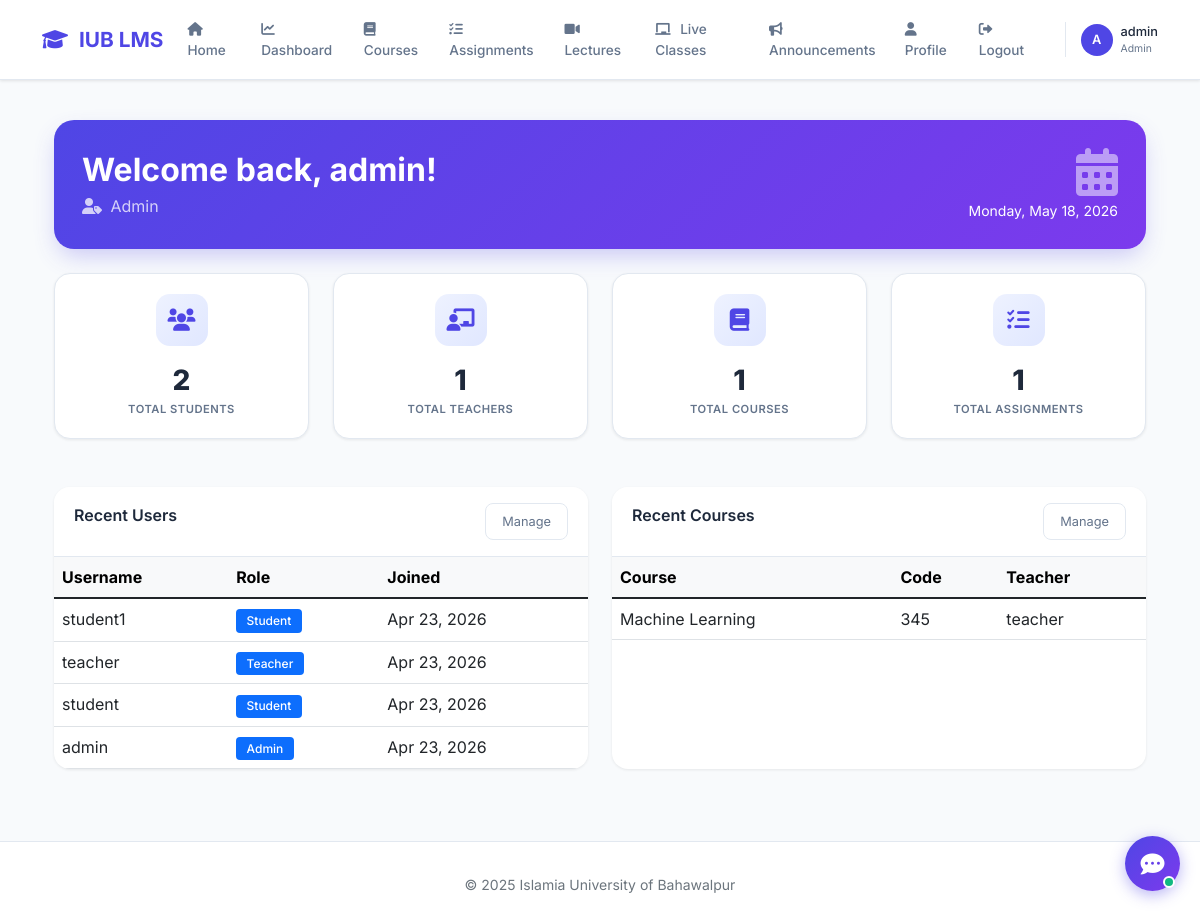
Page /dashboard/ (signed in) on the committed database.
### accounts/models.py (models this page shows, shortened)
class CustomUser(AbstractUser):
    ROLE_CHOICES = (
        ('admin', 'Admin'),
        ('teacher', 'Teacher'),
        ('student', 'Student'),
    )
    role = models.CharField(max_length=10, choices=ROLE_CHOICES, default='student')
    phone = models.CharField(max_length=15, blank=True)
    profile_pic = models.ImageField(upload_to='profile_pics/', blank=True, null=True)
    bio = models.TextField(max_length=500, blank=True)

### courses/models.py (models this page shows, shortened)
class Course(models.Model):
    course_id = models.CharField(max_length=20, unique=True)
    course_code = models.CharField(max_length=10)
    title = models.CharField(max_length=200)
    description = models.TextField()
    teacher = models.ForeignKey(settings.AUTH_USER_MODEL, on_delete=models.SET_NULL, null=True, limit_choices_to={'role': 'teacher'})
    students = models.ManyToManyField(settings.AUTH_USER_MODEL, related_name='enrolled_courses', blank=True, limit_choices_to={'role': 'student'})
    created_at = models.DateTimeField(auto_now_add=True)
    updated_at = models.DateTimeField(auto_now=True)
    is_active = models.BooleanField(default=True)

### core/views.py (the view, shortened to what this page needs)
# urls.py: path('dashboard/', views.dashboard, name='dashboard'),
@login_required
def dashboard(request):
    context = {}
    context['now'] = timezone.now()
    if request.user.role == 'admin':
        context.update({
            'total_students': CustomUser.objects.filter(role='student').count(),
            'total_teachers': CustomUser.objects.filter(role='teacher').count(),
            'total_courses': Course.objects.count(),
            'total_assignments': Assignment.objects.count(),
            'recent_users': CustomUser.objects.all().order_by('-date_joined')[:5],
            'recent_courses': Course.objects.all().order_by('-created_at')[:5],
        })
    return render(request, 'core/dashboard.html', context)

### templates/core/dashboard.html (shortened to what this page needs)
{% extends 'base.html' %}
{% load static %}
{% block content %}
<div class="container py-4">
    <div class="welcome-card mb-4">
        <div class="d-flex justify-content-between align-items-center flex-wrap">
            <div>
                <h2 class="fw-bold mb-1">Welcome back, {{ user.get_full_name|default:user.username }}!</h2>
                <p class="mb-0 opacity-75"><i class="fas fa-user-tag me-1"></i> {{ user.get_role_display }}</p>
            </div>
            <div class="mt-3 mt-sm-0 text-end">
                <i class="fas fa-calendar-alt fa-3x opacity-50"></i>
                <div class="small mt-1">{{ now|date:"l, F d, Y" }}</div>
            </div>
        </div>
    </div>
    {% if user.role == 'admin' %}
    <div class="row g-4 mb-5">
        <div class="col-md-3 col-sm-6">
            <div class="stat-card"><div class="stat-icon"><i class="fas fa-users"></i></div><div class="stat-number">{{ total_students|default:"0" }}</div><div class="stat-label">Total Students</div></div>
        </div>
        <div class="col-md-3 col-sm-6">
            <div class="stat-card"><div class="stat-icon"><i class="fas fa-chalkboard-user"></i></div><div class="stat-number">{{ total_teachers|default:"0" }}</div><div class="stat-label">Total Teachers</div></div>
        </div>
        <div class="col-md-3 col-sm-6">
            <div class="stat-card"><div class="stat-icon"><i class="fas fa-book"></i></div><div class="stat-number">{{ total_courses|default:"0" }}</div><div class="stat-label">Total Courses</div></div>
        </div>
        <div class="col-md-3 col-sm-6">
            <div class="stat-card"><div class="stat-icon"><i class="fas fa-tasks"></i></div><div class="stat-number">{{ total_assignments|default:"0" }}</div><div class="stat-label">Total Assignments</div></div>
        </div>
    </div>
    <div class="row g-4">
        <div class="col-md-6">
            <div class="card h-100">
                <div class="card-header">Recent Users <a href="{% url 'manage_students' %}" class="btn btn-sm btn-outline float-end">Manage</a></div>
                <div class="card-body p-0">
                    <div class="table-responsive">
                        <table class="table table-hover mb-0">
                            <thead class="table-light"><tr><th>Username</th><th>Role</th><th>Joined</th></tr></thead>
                            <tbody>{% for u in recent_users %}<tr><td>{{ u.username }}</td><td><span class="badge bg-primary">{{ u.get_role_display }}</span></td><td>{{ u.date_joined|date:"M d, Y" }}</td></tr>{% empty %}<tr><td colspan="3" class="text-center text-muted py-3">No users</td></tr>{% endfor %}</tbody>
                        </table>
                    </div>
                </div>
            </div>
        </div>
        <div class="col-md-6">
            <div class="card h-100">
                <div class="card-header">Recent Courses <a href="{% url 'course_list' %}" class="btn btn-sm btn-outline float-end">Manage</a></div>
                <div class="card-body p-0">
                    <div class="table-responsive">
                        <table class="table table-hover mb-0">
                            <thead class="table-light"><tr><th>Course</th><th>Code</th><th>Teacher</th></tr></thead>
                            <tbody>{% for course in recent_courses %}<tr><td>{{ course.title|truncatechars:30 }}</td><td>{{ course.course_code }}</td><td>{{ course.teacher.username|default:"-" }}</td></tr>{% empty %}<tr><td colspan="3" class="text-center text-muted py-3">No courses</td></tr>{% endfor %}</tbody>
                        </table>
                    </div>
                </div>
            </div>
        </div>
    </div>
    {% endif %}
</div>
{% endblock %}

### templates/base.html (shortened to what this page needs)
<!DOCTYPE html>
<html lang="en">
<head>
    <link href="https://cdn.jsdelivr.net/npm/bootstrap@5.1.3/dist/css/bootstrap.min.css" rel="stylesheet">
    <link rel="stylesheet" href="https://cdnjs.cloudflare.com/ajax/libs/font-awesome/6.0.0/css/all.min.css">
</head>
<body>
    {% if user.is_authenticated %}
    <nav class="navbar navbar-expand-lg">
        <div class="container">
            <a class="navbar-brand" href="{% url 'dashboard' %}">
                <i class="fas fa-graduation-cap"></i> IUB LMS
            </a>
            <div class="collapse navbar-collapse" id="navbarNav">
                <ul class="navbar-nav ms-auto">
                    <li class="nav-item"><a class="nav-link" href="{% url 'home' %}"><i class="fas fa-home"></i> Home</a></li>
                    <li class="nav-item"><a class="nav-link" href="{% url 'dashboard' %}"><i class="fas fa-chart-line"></i> Dashboard</a></li>
                    <li class="nav-item"><a class="nav-link" href="{% url 'course_list' %}"><i class="fas fa-book"></i> Courses</a></li>
                    <li class="nav-item"><a class="nav-link" href="{% url 'assignment_list' %}"><i class="fas fa-tasks"></i> Assignments</a></li>
                    <li class="nav-item"><a class="nav-link" href="{% url 'lecture_list_all' %}"><i class="fas fa-video"></i> Lectures</a></li>
                    <li class="nav-item"><a class="nav-link" href="{% url 'live_class_list_all' %}"><i class="fas fa-chalkboard"></i> Live Classes</a></li>
                    <li class="nav-item"><a class="nav-link" href="{% url 'announcements' %}"><i class="fas fa-bullhorn"></i> Announcements</a></li>
                    <li class="nav-item"><a class="nav-link" href="{% url 'profile' %}"><i class="fas fa-user"></i> Profile</a></li>
                    <li class="nav-item"><a class="nav-link" href="{% url 'logout' %}"><i class="fas fa-sign-out-alt"></i> Logout</a></li>
                </ul>
                <div class="user-menu">
                    <div class="user-avatar">{{ user.username|first|upper }}</div>
                    <div>
                        <div class="user-name">{{ user.get_full_name|default:user.username }}</div>
                        <div class="user-role">{{ user.get_role_display }}</div>
                    </div>
                </div>
            </div>
        </div>
    </nav>
    {% endif %}
    <main class="container fade-in mt-3">
        {% block content %}
        {% endblock %}
    </main>
    <footer class="footer">
        <div class="container text-center">
            <p class="small text-muted mb-0">&copy; 2025 Islamia University of Bahawalpur</p>
        </div>
    </footer>
</body>
</html>

### templates/base.html (style rules this page uses)
:root { --primary: #4f46e5; --bg-light: #f8fafc; --text-dark: #1e293b; --text-muted: #64748b; --border: #e2e8f0; --shadow: 0 1px 3px rgba(0,0,0,0.1); }
* { margin: 0; padding: 0; box-sizing: border-box; }
body { font-family: 'Inter', sans-serif; background: var(--bg-light); color: var(--text-dark); }
.navbar { background: white; padding: 0.7rem 0; box-shadow: var(--shadow); border-bottom: 1px solid var(--border); }
.navbar-brand { font-size: 1.3rem; font-weight: 700; color: var(--primary) !important; }
.navbar-brand i { margin-right: 6px; }
.nav-link { color: var(--text-muted); font-weight: 500; font-size: 0.85rem; padding: 0.5rem 1rem; }
.nav-link i { margin-right: 6px; }
.user-menu { display: flex; align-items: center; gap: 8px; margin-left: 15px; padding-left: 15px; border-left: 1px solid var(--border); }
.user-avatar { width: 32px; height: 32px; background: var(--primary); border-radius: 50%; display: flex; align-items: center; justify-content: center; color: white; font-weight: 600; font-size: 0.8rem; }
.user-name { font-size: 0.8rem; font-weight: 500; color: var(--text-dark); }
.user-role { font-size: 0.65rem; color: var(--text-muted); }
.card { border: none; border-radius: 12px; box-shadow: var(--shadow); background: white; }
.card-header { background: white; border-bottom: 1px solid var(--border); padding: 1rem 1.25rem; font-weight: 600; }
.stat-card { background: white; border-radius: 12px; padding: 1.25rem; text-align: center; box-shadow: var(--shadow); transition: all 0.2s; }
.stat-icon { width: 48px; height: 48px; background: #eef2ff; border-radius: 12px; display: flex; align-items: center; justify-content: center; margin: 0 auto 0.8rem auto; }
.stat-icon i { font-size: 1.3rem; color: var(--primary); }
.stat-number { font-size: 1.5rem; font-weight: 700; color: var(--text-dark); }
.stat-label { font-size: 0.7rem; color: var(--text-muted); }
.welcome-card { background: linear-gradient(135deg, var(--primary), #4338ca); border-radius: 12px; padding: 1.5rem; color: white; }
.btn-outline { background: transparent; border: 1px solid var(--border); color: var(--text-muted); border-radius: 8px; padding: 0.5rem 1rem; font-size: 0.8rem; }
.footer { background: white; border-top: 1px solid var(--border); padding: 2rem 0 1rem; margin-top: 3rem; }
.fade-in { animation: fadeIn 0.3s ease-out; }

### templates/core/dashboard.html (style rules this page uses)
.stat-card { background: white; border-radius: 16px; padding: 1.25rem; text-align: center; box-shadow: 0 1px 3px rgba(0,0,0,0.08); border: 1px solid #e2e8f0; transition: all 0.3s ease; }
.stat-icon { width: 52px; height: 52px; background: linear-gradient(135deg, #eef2ff, #e0e7ff); border-radius: 14px; display: flex; align-items: center; justify-content: center; margin: 0 auto 0.8rem auto; }
.stat-icon i { font-size: 1.4rem; color: #4f46e5; }
.stat-number { font-size: 1.75rem; font-weight: 800; color: #1e293b; }
.stat-label { font-size: 0.7rem; color: #64748b; text-transform: uppercase; letter-spacing: 0.5px; font-weight: 600; }
.welcome-card { background: linear-gradient(135deg, #4f46e5, #7c3aed); border-radius: 20px; padding: 1.75rem; color: white; box-shadow: 0 10px 25px -5px rgba(79, 70, 229, 0.3); }
.card { border: none; border-radius: 16px; box-shadow: 0 1px 3px rgba(0,0,0,0.08); transition: all 0.3s ease; overflow: hidden; }
.card-header { background: white; border-bottom: 1px solid #e2e8f0; padding: 1rem 1.25rem; font-weight: 600; }
.badge { padding: 0.35rem 0.65rem; font-weight: 500; }

### rows in the picture
CustomUser: username|first "A", get_full_name "admin", role "Admin", username "admin", date_joined "Apr 23, 2026"
CustomUser: username "student1", role "Student", date_joined "Apr 23, 2026"
CustomUser: username "teacher", role "Teacher", date_joined "Apr 23, 2026"
CustomUser: username "student", role "Student", date_joined "Apr 23, 2026"
Course: title "Machine Learning", course_code "345", teacher.username "teacher"

### other values in the picture
{{ now|date:"l, F d, Y" }} "Monday, May 18, 2026"
{{ total_students|default:"0" }} "2"
{{ total_teachers|default:"0" }} "1"
{{ total_courses|default:"0" }} "1"
{{ total_assignments|default:"0" }} "1"
